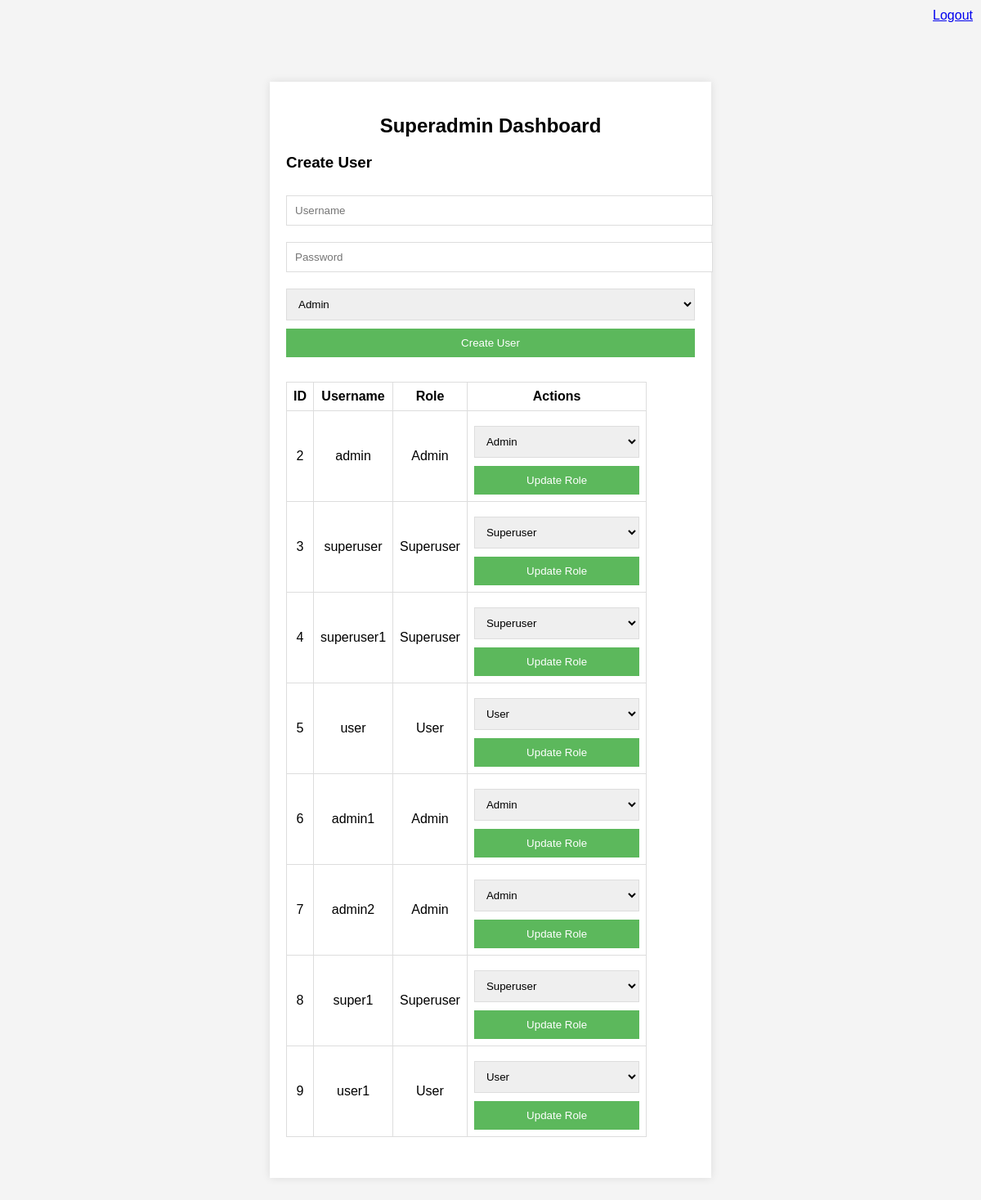
Screenshot of /dashboard (signed in) with the database file from the repository.
### tables this page shows
CREATE TABLE roles (
        id INTEGER PRIMARY KEY AUTOINCREMENT,
        username TEXT UNIQUE NOT NULL,
        password TEXT NOT NULL,
        role TEXT NOT NULL,
        created_by INTEGER,
        FOREIGN KEY (created_by) REFERENCES roles(id)
    );

### app.py (the view)
@app.route('/dashboard')
@token_required
def dashboard(data):
    conn = connect_db()
    cursor = conn.cursor()
    if data['role'] == 'Superadmin':
        cursor.execute("SELECT id, username, created_by, role FROM roles WHERE role != 'Superadmin'")
    else:
        cursor.execute("SELECT id, username, created_by, role FROM roles WHERE created_by=?", (data['user_id'],))
    users = cursor.fetchall()
    conn.close()
    return render_template('dashboard.html', users=users, role=data['role'])

### app.py (called while the page is built)
def connect_db():
    return sqlite3.connect('app.db')

def token_required(f):
    @wraps(f)
    def decorated(*args, **kwargs):
        token = request.cookies.get('token')
        if not token:
            return redirect(url_for('login'))
        try:
            data = jwt.decode(token, app.config['SECRET_KEY'], algorithms=['HS256'])
        except:
            return redirect(url_for('login'))
        return f(data, *args, **kwargs)
    return decorated

### templates/dashboard.html (shortened to what this page needs)
<!DOCTYPE html>
<html>
<head>
    <link rel="stylesheet" href="{{ url_for('static', filename='style.css') }}">
</head>
<body>
	<a href="{{ url_for('logout') }}" class="logout-button">Logout</a>
    <div class="container">
        <h2>{{ role }} Dashboard</h2>
		<h3>Create User</h3>
        <form action="/register" method="POST">
			<input type="text" name="username" placeholder="Username" required>
			<input type="password" name="password" placeholder="Password" required>
			<select name="role">
				{% if role == 'Superadmin' %}
				<option value="Admin">Admin</option>
				{% elif role == 'Admin' %}
				<option value="Superuser">Superuser</option>
				<option value="User">User</option>
				{% endif %}
			</select>
			<button type="submit">Create User</button>
		</form>
        <table>
            <tr>
                <th>ID</th>
                <th>Username</th>
                <th>Role</th>
                <th>Actions</th>
            </tr>
            {% for user in users %}
            <tr>
                <td>{{ user[0] }}</td>
                <td>{{ user[1] }}</td>
                <td>{{ user[3] }}</td>
                <td>
                    {% if role == 'Superadmin' %}
                    <form action="/update_role/{{ user[0] }}" method="POST" style="display:inline;">
                        <select name="role">
                            <option value="Admin" {% if user[3] == 'Admin' %}selected{% endif %}>Admin</option>
                            <option value="Superuser" {% if user[3] == 'Superuser' %}selected{% endif %}>Superuser</option>
                            <option value="User" {% if user[3] == 'User' %}selected{% endif %}>User</option>
                        </select>
                        <button type="submit">Update Role</button>
                    </form>
                    {% endif %}
                </td>
            </tr>
            {% endfor %}
        </table>
    </div>
</body>
</html>

### static/style.css (style rules this page uses)
body { font-family: Arial, sans-serif; background-color: #f4f4f4; margin: 0; padding: 0; }
.container { width: 500px; margin: 100px auto; background-color: white; padding: 20px; box-shadow: 0px 0px 10px rgba(0, 0, 0, 0.1); }
h2 { text-align: center; margin-bottom: 20px; }
input[type="text"], input[type="password"], select { width: 100%; padding: 10px; margin: 10px 0; border: 1px solid #ddd; }
button { width: 100%; padding: 10px; background-color: #5cb85c; color: white; border: none; cursor: pointer; }
table { width: 500; margin: 30px 0; border-collapse: collapse; }
table, th, td { border: 1px solid #ddd; }
th, td { padding: 8px; text-align: center; }

### templates/dashboard.html (style rules this page uses)
.logout-button { position: absolute; top: 10px; right: 10px; }

### rows the page displays
roles: id "2", username "admin", role "Admin"
roles: id "3", username "superuser", role "Superuser"
roles: id "4", username "superuser1", role "Superuser"
roles: id "5", username "user", role "User"
roles: id "6", username "admin1", role "Admin"
roles: id "7", username "admin2", role "Admin"
roles: id "8", username "super1", role "Superuser"
roles: id "9", username "user1", role "User"

### other values shown
{{ role }} "Superadmin"
